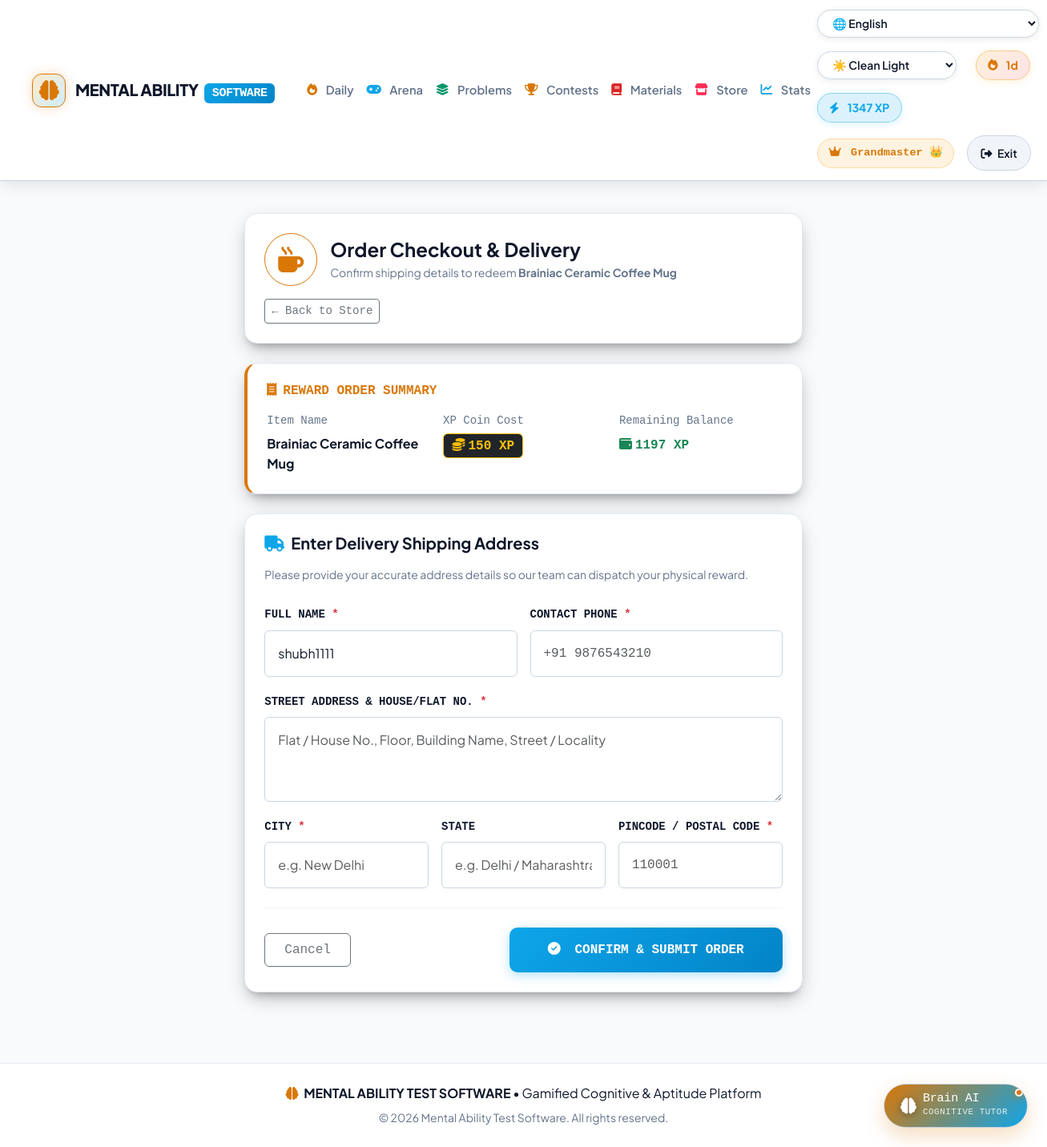
The page /goodies/redeem/2/address/ (signed in) on the database its author committed.
### quiz/models.py (models this page shows, shortened)
class UserProfile(models.Model):
    user = models.OneToOneField('auth.User', on_delete=models.CASCADE, related_name='profile')
    streak_count = models.IntegerField(default=0)
    last_active_date = models.DateField(null=True, blank=True)
    total_xp = models.IntegerField(default=0)
    solved_questions_count = models.IntegerField(default=0)
    @property
    def rank_title(self):
        if self.total_xp >= 1000:
            return "Grandmaster 👑"
        elif self.total_xp >= 500:
            return "Mind Master 🧠"
        elif self.total_xp >= 200:
            return "Aptitude Scholar 🎓"
        elif self.total_xp >= 50:
            return "Problem Solver ⚡"
        else:
            return "Novice Explorer"

class GoodieItem(models.Model):
    name = models.CharField(max_length=150)
    description = models.TextField()
    coin_cost = models.IntegerField(help_text="XP / Goodies Coins required to redeem")
    icon_class = models.CharField(max_length=100, default="fas fa-gift")
    image_path = models.CharField(max_length=255, blank=True, null=True)
    stock = models.IntegerField(default=50)

### quiz/views.py (the view, shortened to what this page needs)
# urls.py: path('goodies/redeem/<int:pk>/address/', login_required(views.redeem_address), name='redeem_address'),
@login_required
def redeem_address(request, pk):
    goodie = get_object_or_404(GoodieItem, pk=pk)
    profile = get_or_create_user_profile(request.user)
    if goodie.stock <= 0:
        messages.error(request, f"Sorry, {goodie.name} is currently out of stock!")
        return redirect('quiz:goodies')
    if profile.total_xp < goodie.coin_cost:
        messages.error(request, f"Insufficient XP! You need {goodie.coin_cost} XP to redeem {goodie.name}. Current XP: {profile.total_xp}.")
        return redirect('quiz:goodies')
    context = {
        'goodie': goodie,
        'profile': profile,
        'remaining_xp': profile.total_xp - goodie.coin_cost,
        'full_name': request.user.get_full_name() or request.user.username,
    }
    return render(request, 'quiz/redeem_address.html', context)

### templates/quiz/redeem_address.html (shortened to what this page needs)
{% extends 'base.html' %}
{% load static %}
{% block content %}
<div class="row justify-content-center py-3">
  <div class="col-lg-8 col-xl-7">
    <div class="lc-card p-4 mb-4">
      <div class="d-flex align-items-center justify-content-between flex-wrap gap-3">
        <div class="d-flex align-items-center gap-3">
          <div class="rounded-circle p-3 d-flex align-items-center justify-content-center" style="background-color: var(--lc-surface); border: 1px solid var(--lc-amber); min-width: 55px; min-height: 55px;">
            <i class="{{ goodie.icon_class|default:'fas fa-gift' }} fa-2x" style="color: var(--lc-amber);"></i>
          </div>
          <div>
            <h4 class="fw-bold mb-1" style="color: var(--lc-text);">Order Checkout & Delivery</h4>
            <p class="small mb-0" style="color: var(--lc-text-muted);">Confirm shipping details to redeem <strong>{{ goodie.name }}</strong></p>
          </div>
        </div>
        <a href="{% url 'quiz:study_material' %}" class="btn btn-outline-secondary btn-sm font-monospace">
          &larr; Back to Store
        </a>
      </div>
    </div>
    <div class="lc-card p-4 mb-4" style="border-left: 4px solid var(--lc-amber);">
      <h6 class="font-monospace text-uppercase fw-bold mb-3" style="color: var(--lc-amber);">
        <i class="fas fa-receipt me-2"></i>Reward Order Summary
      </h6>
      <div class="row g-3 text-center text-sm-start">
        <div class="col-sm-4">
          <small class="d-block text-muted font-monospace mb-1">Item Name</small>
          <strong style="color: var(--lc-text);">{{ goodie.name }}</strong>
        </div>
        <div class="col-sm-4">
          <small class="d-block text-muted font-monospace mb-1">XP Coin Cost</small>
          <span class="badge bg-dark border border-warning text-warning fs-6 font-monospace">
            <i class="fas fa-coins me-1"></i>{{ goodie.coin_cost }} XP
          </span>
        </div>
        <div class="col-sm-4">
          <small class="d-block text-muted font-monospace mb-1">Remaining Balance</small>
          <span class="fw-bold font-monospace text-success fs-6">
            <i class="fas fa-wallet me-1"></i>{{ remaining_xp }} XP
          </span>
        </div>
      </div>
    </div>
    <div class="lc-card p-4">
      <h5 class="fw-bold mb-3" style="color: var(--lc-text);">
        <i class="fas fa-truck me-2" style="color: var(--lc-blue);"></i>Enter Delivery Shipping Address
      </h5>
      <p class="small mb-4" style="color: var(--lc-text-muted);">Please provide your accurate address details so our team can dispatch your physical reward.</p>
      <form method="post">
        <div class="row g-3">
          <div class="col-md-6">
            <label for="full_name" class="form-label fw-bold small text-uppercase font-monospace" style="color: var(--lc-text);">Full Name <span class="text-danger">*</span></label>
            <input type="text" id="full_name" name="full_name" class="form-control p-3" value="{{ full_name }}" required placeholder="e.g. Rahul Sharma" style="background-color: var(--lc-surface); color: var(--lc-text); border-color: var(--lc-border-highlight);">
          </div>
          <div class="col-md-6">
            <label for="phone_number" class="form-label fw-bold small text-uppercase font-monospace" style="color: var(--lc-text);">Contact Phone <span class="text-danger">*</span></label>
            <input type="tel" id="phone_number" name="phone_number" class="form-control p-3 font-monospace" value="{{ phone_number }}" required placeholder="+91 9876543210" style="background-color: var(--lc-surface); color: var(--lc-text); border-color: var(--lc-border-highlight);">
          </div>
          <div class="col-12">
            <label for="shipping_address" class="form-label fw-bold small text-uppercase font-monospace" style="color: var(--lc-text);">Street Address & House/Flat No. <span class="text-danger">*</span></label>
            <textarea id="shipping_address" name="shipping_address" rows="3" class="form-control p-3" required placeholder="Flat / House No., Floor, Building Name, Street / Locality" style="background-color: var(--lc-surface); color: var(--lc-text); border-color: var(--lc-border-highlight);">{{ shipping_address }}</textarea>
          </div>
          <div class="col-md-4">
            <label for="city" class="form-label fw-bold small text-uppercase font-monospace" style="color: var(--lc-text);">City <span class="text-danger">*</span></label>
            <input type="text" id="city" name="city" class="form-control p-3" value="{{ city }}" required placeholder="e.g. New Delhi" style="background-color: var(--lc-surface); color: var(--lc-text); border-color: var(--lc-border-highlight);">
          </div>
          <div class="col-md-4">
            <label for="state" class="form-label fw-bold small text-uppercase font-monospace" style="color: var(--lc-text);">State</label>
            <input type="text" id="state" name="state" class="form-control p-3" value="{{ state }}" placeholder="e.g. Delhi / Maharashtra" style="background-color: var(--lc-surface); color: var(--lc-text); border-color: var(--lc-border-highlight);">
          </div>
          <div class="col-md-4">
            <label for="pincode" class="form-label fw-bold small text-uppercase font-monospace" style="color: var(--lc-text);">Pincode / Postal Code <span class="text-danger">*</span></label>
            <input type="text" id="pincode" name="pincode" class="form-control p-3 font-monospace" value="{{ pincode }}" required placeholder="110001" style="background-color: var(--lc-surface); color: var(--lc-text); border-color: var(--lc-border-highlight);">
          </div>
        </div>
        <hr class="my-4" style="border-color: var(--lc-border-highlight);">
        <div class="d-flex align-items-center justify-content-between gap-3">
          <a href="{% url 'quiz:study_material' %}" class="btn btn-outline-secondary px-4 py-2 font-monospace">
            Cancel
          </a>
          <button type="submit" class="btn btn-lc-primary px-5 py-3 font-monospace fw-bold">
            <i class="fas fa-check-circle me-2"></i> CONFIRM & SUBMIT ORDER
          </button>
        </div>
      </form>
    </div>
  </div>
</div>
{% endblock %}

### templates/base.html (shortened to what this page needs)
<!DOCTYPE html>
{% load static %}
<html lang="en">
<head>
  <link href="https://cdn.jsdelivr.net/npm/bootstrap@5.3.2/dist/css/bootstrap.min.css" rel="stylesheet">
  <link rel="stylesheet" href="https://cdnjs.cloudflare.com/ajax/libs/font-awesome/6.4.0/css/all.min.css">
  <link rel="stylesheet" href="{% static 'css/global.css' %}?v=2.1">
</head>
<body>
  <nav class="navbar navbar-expand-lg navbar-dark navbar-leetcode sticky-top">
    <div class="container-fluid">
      <a class="navbar-brand" href="{% url 'quiz:index' %}">
        <div class="brand-icon-box">
          <i class="fas fa-brain fa-lg" style="color: var(--lc-amber);"></i>
        </div>
        <div>
          <span class="fw-extrabold" style="color: var(--lc-text);">MENTAL ABILITY</span>
          <span class="badge ms-1 font-monospace" style="background: linear-gradient(135deg, var(--lc-blue), #0284c7); color: #ffffff;">SOFTWARE</span>
        </div>
      </a>
      <div class="collapse navbar-collapse" id="leetcodeNavbar">
        <ul class="navbar-nav me-auto mb-2 mb-lg-0 ms-lg-3">
          <li class="nav-item">
            <a class="nav-link {% if request.resolver_match.url_name == 'index' %}active{% endif %}" href="{% url 'quiz:index' %}">
              <i class="fas fa-fire me-1" style="color: var(--lc-amber);"></i> Daily
            </a>
          </li>
          <li class="nav-item">
            <a class="nav-link {% if request.resolver_match.url_name == 'test_session' %}active{% endif %}" href="{% url 'quiz:test_session' %}">
              <i class="fas fa-gamepad me-1" style="color: var(--lc-blue);"></i> Arena
            </a>
          </li>
          <li class="nav-item">
            <a class="nav-link {% if request.resolver_match.url_name == 'revision' %}active{% endif %}" href="{% url 'quiz:revision' %}">
              <i class="fas fa-layer-group me-1" style="color: var(--lc-easy);"></i> Problems
            </a>
          </li>
          <li class="nav-item">
            <a class="nav-link {% if request.resolver_match.url_name == 'contests' %}active{% endif %}" href="{% url 'quiz:contests' %}">
              <i class="fas fa-trophy me-1" style="color: var(--lc-amber);"></i> Contests
            </a>
          </li>
          <li class="nav-item">
            <a class="nav-link {% if request.resolver_match.url_name == 'study_material' %}active{% endif %}" href="{% url 'quiz:study_material' %}">
              <i class="fas fa-book me-1" style="color: var(--lc-hard);"></i> Materials
            </a>
          </li>
          <li class="nav-item">
            <a class="nav-link {% if request.resolver_match.url_name == 'goodies' %}active{% endif %}" href="{% url 'quiz:goodies' %}">
              <i class="fas fa-store me-1" style="color: var(--lc-pink, #ff2d55);"></i> Store
            </a>
          </li>
          <li class="nav-item">
            <a class="nav-link {% if request.resolver_match.url_name == 'dashboard' %}active{% endif %}" href="{% url 'quiz:dashboard' %}">
              <i class="fas fa-chart-line me-1" style="color: var(--lc-blue);"></i> Stats
            </a>
          </li>
        </ul>
        <div class="d-flex align-items-center gap-3 flex-wrap">
          <select id="languageSelect" class="theme-selector" title="Select UI Language" onchange="switchLanguage(this.value)">
            <option value="en">🌐 English</option>
          </select>
          <select id="themeSelect" class="theme-selector me-2" title="Switch UI Theme" onchange="switchTheme(this.value)">
            <option value="clean-light">☀️ Clean Light</option>
          </select>
          {% if user.is_authenticated %}
            <div class="streak-badge" title="Daily Activity Streak">
              <i class="fas fa-fire me-1"></i> {{ profile.streak_count|default:1 }}d
            </div>
            <div class="xp-badge" title="Total Experience Points">
              <i class="fas fa-bolt me-1"></i> {{ profile.total_xp|default:0 }} XP
            </div>
            <span class="rank-badge font-monospace d-none d-md-inline">
              <i class="fas fa-crown me-1"></i> {{ profile.rank_title|default:"Novice" }}
            </span>
            <form action="{% url 'logout' %}" method="post" class="d-inline">
              <button class="btn btn-lc-secondary btn-sm rounded-pill px-3" type="submit" title="Logout">
                <i class="fas fa-sign-out-alt me-1"></i> Exit
              </button>
            </form>
          {% else %}
            <a class="btn btn-lc-secondary btn-sm rounded-pill px-3" href="{% url 'login' %}">Log In</a>
            <a class="btn btn-lc-primary btn-sm rounded-pill px-3" href="{% url 'quiz:signup' %}">Sign Up</a>
          {% endif %}
        </div>
      </div>
    </div>
  </nav>
  <div class="container-fluid py-4 px-lg-5">
    {% block content %}{% endblock %}
  </div>
  <footer class="footer py-4 mt-5" style="border-top: 1px solid var(--lc-border); background-color: var(--lc-surface); color: var(--lc-text);">
    <div class="container text-center">
      <p class="mb-1" style="color: var(--lc-text);">
        <i class="fas fa-brain me-1" style="color: var(--lc-amber);"></i> <strong>MENTAL ABILITY TEST SOFTWARE</strong> &bull; Gamified Cognitive & Aptitude Platform
      </p>
      <small style="color: var(--lc-text-muted);">&copy; 2026 Mental Ability Test Software. All rights reserved.</small>
    </div>
  </footer>
  {% include 'quiz/ai_chatbot.html' %}
</body>
</html>

### rows shown on the page
UserProfile: streak_count "1", total_xp "1347", rank_title "Grandmaster 👑"
GoodieItem: name "Brainiac Ceramic Coffee Mug", coin_cost "150"

### other values the page prints
{{ remaining_xp }} "1197"
